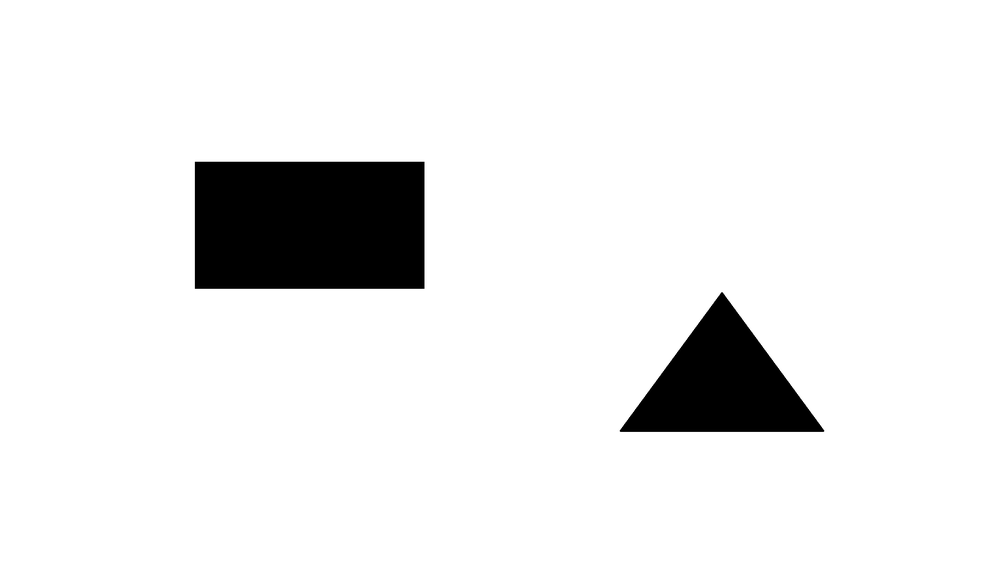
#> input picture rrt/map.png, 1000 x 562 px, shrunk from 2304 x 1296 before the run
$ jupyter execute Untitled.ipynb
#> lines starting #> are read from the running program, lines starting #| are printed output that depends on the picture; after the words box and inside, x2 and y2 are one past the last pixel; in counts of white or black regions, pixels touching at a corner belong together
[cell 1]
import cv2
import matplotlib.pyplot as plt
import numpy as np
import random
import math

# Load the map image
map_image = cv2.imread('map.png', 0)
#> map_image is the input picture: shape (562, 1000); min 0, max 255, mean 235.2
height, width = map_image.shape
#> height = 562; width = 1000

# Define start and goal nodes
start_node = (200, 200)
goal_node = (600, 400)

# Define step size and number of iterations
step_size = 20
num_iterations = 5000

# Initialize the tree with the start node
tree = [start_node]

# Define functions
def generate_random_node():
    return (random.randint(0, width), random.randint(0, height))

def find_nearest_node(tree, node):
    distances = [(n[0]-node[0])**2 + (n[1]-node[1])**2 for n in tree]
    nearest_node_idx = np.argmin(distances)
    return tree[nearest_node_idx]

def generate_new_node(nearest_node, random_node, step_size):
    distance = np.sqrt((nearest_node[0]-random_node[0])**2 + (nearest_node[1]-random_node[1])**2)
    if distance <= step_size:
        return random_node
    else:
        theta = np.arctan2(random_node[1]-nearest_node[1], random_node[0]-nearest_node[0])
        return (nearest_node[0]+step_size*np.cos(theta), nearest_node[1]+step_size*np.sin(theta))

def is_collision(tree, new_node, map_image):
    for node in tree:
        # Draw a line between the new node and the existing node
        x1, y1 = int(node[0]), int(node[1])
        x2, y2 = int(new_node[0]), int(new_node[1])
        cv2.line(map_image, (x1, y1), (x2, y2), (255, 255, 255), 1)
        # Check if the line intersects with any obstacle
        if np.any(map_image[min(y1, y2):max(y1, y2), min(x1, x2):max(x1, x2)] == 0):
            return True
    return False

# Define a function to get the final path
def get_final_path(tree, goal_node):
    # Find the node in the tree closest to the goal node
    goal_node_idx = find_nearest_node(tree, goal_node)
    # Trace back from the goal node to the start node
    path = [goal_node]
    while goal_node_idx != 0:
        parent_node_idx = int((goal_node_idx-1)/2)
        path.insert(0, tree[parent_node_idx])
        goal_node_idx = parent_node_idx
    path.insert(0, start_node)
    return path

# Run RRT algorithm
for i in range(num_iterations):
    # Generate a random node
    random_node = generate_random_node()

    # Find the nearest node in the tree
    nearest_node = find_nearest_node(tree, random_node)

    # Generate a new node along the path to the random node
    new_node = generate_new_node(nearest_node, random_node, step_size)

    # Check if the new node collides with any obstacles
    if not is_collision(tree, new_node, map_image):
        # Add the new node to the tree
        tree.append(new_node)
        # Draw a line between the nearest node and the new node
        x1, y1 = int(nearest_node[0]), int(nearest_node[1])
        x2, y2 = int(new_node[0]), int(new_node[1])
        cv2.line(map_image, (x1, y1), (x2, y2), (255, 255, 255), 1)

        # Check if the new node is close to the goal node
        distance_to_goal = np.sqrt((new_node[0]-goal_node[0])**2 + (new_node[1]-goal_node[1])**2)
        if distance_to_goal < step_size:
            # Add the goal node to the tree
            tree.append(goal_node)
            # Draw a line between the new node and the goal node
            x1, y1 = int(new_node[0]), int(new_node[1])
            x2, y2 = int(goal_node[0]), int(goal_node[1])
            cv2.line(map_image, (x1, y1), (x2, y2), (255, 255, 255), 1)
            # Get the final path
            final_path = get_final_path(tree, goal_node)
            # Draw the final path
            for i in range(len(final_path)-1):
                x1, y1 = int(final_path[i][0]), int(final_path[i][1])
                x2, y2 = int(final_path[i+1][0]), int(final_path[i+1][1])
                cv2.line(map_image, (x1, y1), (x2, y2), (0, 255, 0), 2)
            break
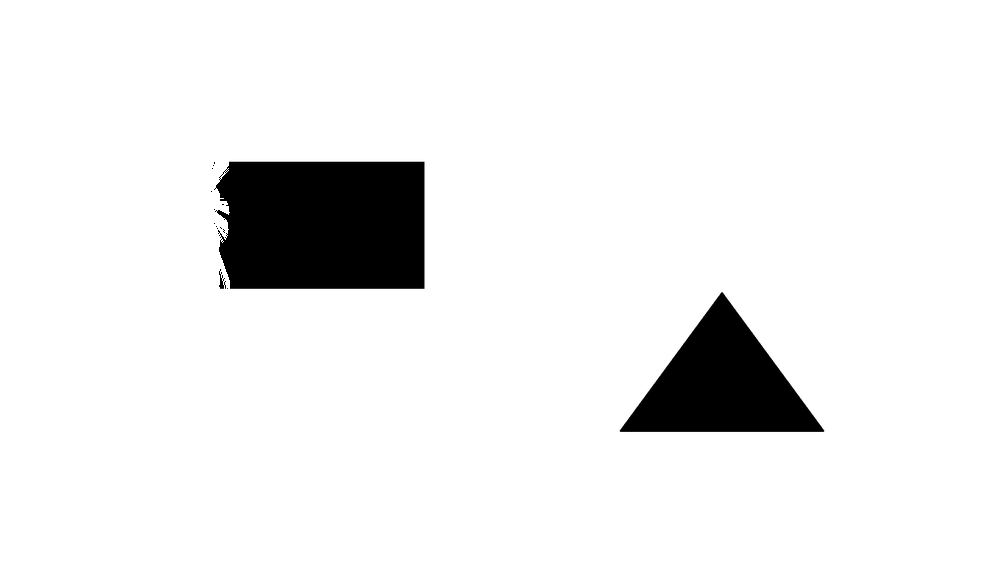
#> map_image: shape (562, 1000); 0.71% of pixels changed, all inside (x1, y1, x2, y2) = (192, 159, 230, 291)
#> after the loop, tree = 290 pairs, first value 1 to 211, second value 2.58 to 556
